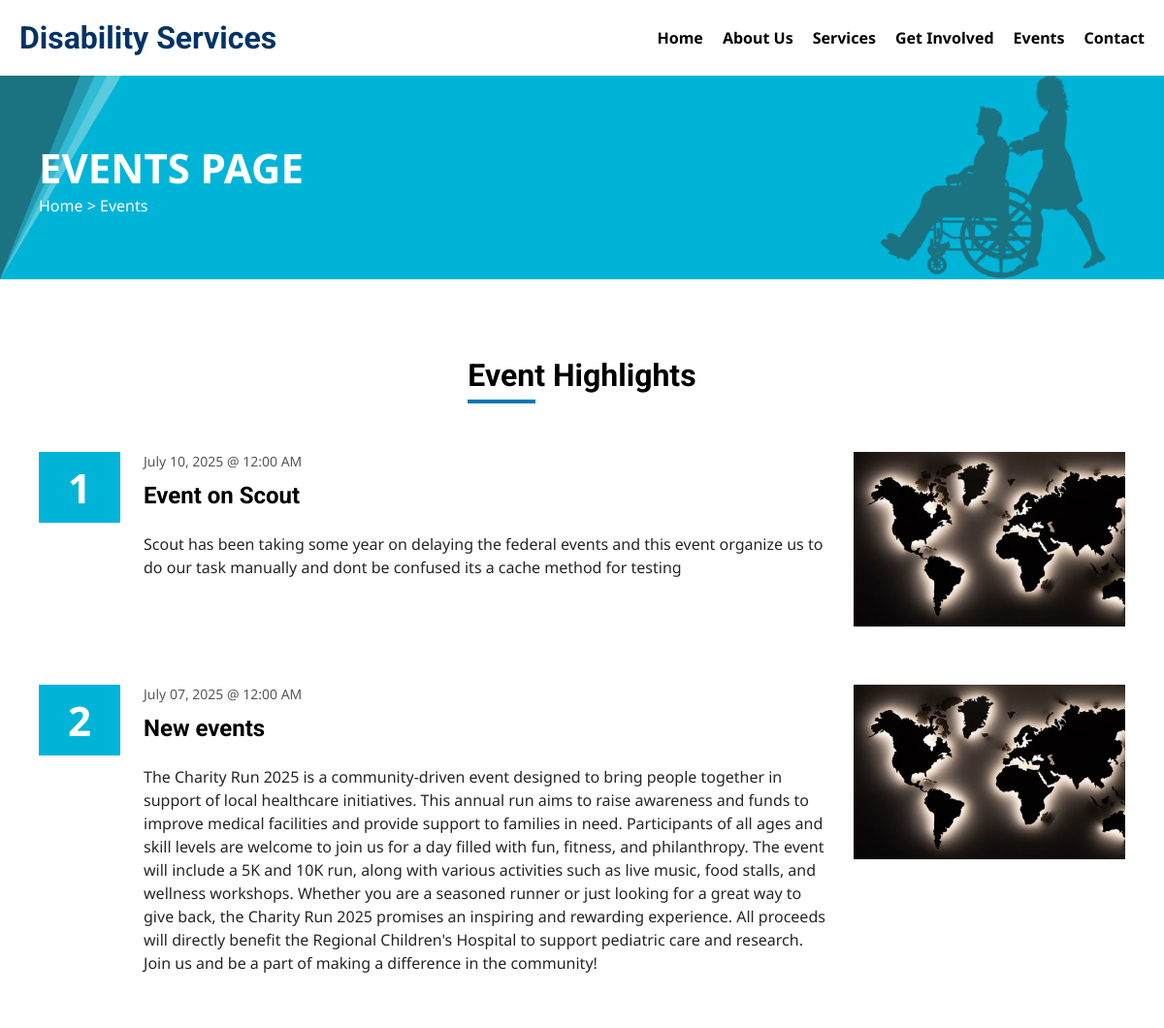
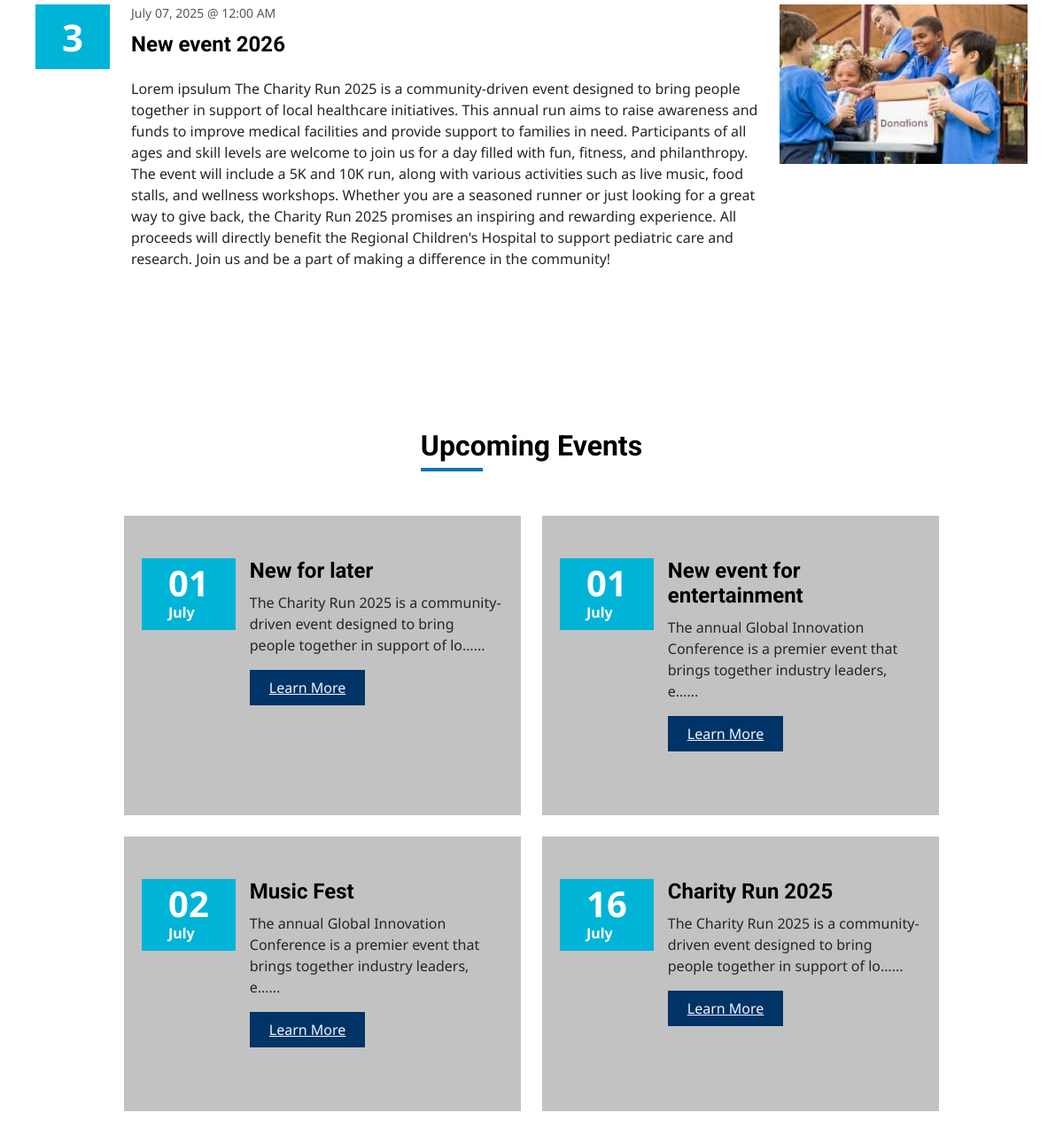
Screenshot of /events/ with the database file from the repository (2 pictures, top to bottom).
### contactapp/models.py (models this page shows, shortened)
class Event(models.Model):
    title = models.CharField(max_length=200)
    description = models.TextField()
    date = models.DateTimeField()
    image = models.ImageField(upload_to='events/')
    is_upcoming = models.BooleanField(default=True)

### contactapp/views.py (the view)
# urls.py: path('events/', event_view,name='events'),
@cache_page(60*5)
def event_view(request):
    past_events = Event.objects.filter(is_upcoming=False).order_by('-date')
    upcoming_events = Event.objects.filter(is_upcoming=True).order_by('date')
    context = {
        'past_events': past_events,
        'upcoming_events': upcoming_events,
    }
    return render(request, 'events.html', context)

### contactapp/templates/events.html (shortened to what this page needs)
{% load static %}
<!DOCTYPE html>
<html lang="en">
<head>
    <link rel="stylesheet" href="{% static 'css/events.css' %}" />
    <link rel="stylesheet" href="{% static 'css/index.css' %}" />
</head>
<body>
    <header class="header">
        <div class="logo">
            <a href="/">
                <h1>Disability Services</h1>
            </a>
        </div>
        <nav>
            <ul id="navLinks">
                <li><a href="{% url 'home' %}">Home</a></li>
                <li><a href="{% url 'aboutus' %}">About Us</a></li>
                <li><a href="{% url 'services' %}">Services</a></li>
                <li><a href="{% url 'getinvolved' %}">Get Involved</a></li>
                <li><a href="{% url 'events' %}">Events</a></li>
                <li><a href="{% url 'contact' %}">Contact</a></li>
            </ul>
        </nav>
    </header>
    <section class="page-navigation">
        <img src="{% static 'images/reactangle-design2.png' %}" class="page-navigation-bg" alt="" />
        <div class="container">
            <div class="page-navigation-content">
                <p class="page-name">Events Page</p>
                <p class="page-link"><a href="/">Home</a> &gt; Events</p>
            </div>
            <img class="wheelchair" src="{% static 'images/wheelchair-nurse2.png' %}" alt="Nurse" />
        </div>
    </section>
    <section class="events">
        <div class="container">
            <div class="section-title">
                <h2>Event Highlights</h2>
            </div>
            <div class="events-wrapper">
                {% for event in past_events %}
                <div class="events-box">
                    <div class="event-number">
                        <p>{{ forloop.counter }}</p>
                    </div>
                    <div>
                        <p class="event-date">{{ event.date|date:"F d, Y @ h:i A" }}</p>
                        <h3 class="event-title">{{ event.title }}</h3>
                        <p class="event-description">{{ event.description }}</p>
                    </div>
                    {% if event.image %}
                    <img class="event-image" src="{{ event.image.url }}" alt="{{ event.title }} Event image" />
                    {% endif %}
                </div>
                {% empty %}
                <p>No past events available.</p>
                {% endfor %}
            </div>
        </div>
    </section>
    <section class="upcoming-events">
        <div class="container">
            <div class="section-title">
                <h2>Upcoming Events</h2>
            </div>
            <div class="upcoming-events-wrapper">
                {% for event in upcoming_events %}
                <div class="upcoming-event">
                    <div class="upcoming-event-date">
                        <p>{{ event.date|date:"d" }}<br /><span>{{ event.date|date:"F" }}</span></p>
                    </div>
                    <div class="upcoming-event-details">
    <h3>{{ event.title }}</h3>
    <p class="event-description-short" id="short-{{ forloop.counter }}">
        {{ event.description|truncatechars:100 }}...
        <a href="javascript:void(0);" onclick="showFullDescription({{ forloop.counter }})">Learn More</a>
    </p>
</div>
                </div>
                {% empty %}
                <p>No upcoming events available.</p>
                {% endfor %}
            </div>
        </div>
    </section>
</body>
</html>

### static/css/events.css (style rules this page uses)
.events { padding: 0 0 120px; }
.events-box { display: flex; gap: 24px; margin-bottom: 60px; }
.event-number p { background: #00b4d8; color: white; font-size: 42px; font-weight: bolder; padding: 8px 30px; height: fit-content; width: fit-content; }
.event-date { font-size: 14px; color: #585858; margin-bottom: 12px; }
.event-title { font-weight: bold; font-size: 24px; margin-bottom: 24px; }
.event-description { color: #252525; line-height: 24px; }
.event-image { width: 280px; height: 180px; object-fit: cover; flex: 0 0 280px; }
.upcoming-events { padding: 0 0 120px; }
.upcoming-events-wrapper { display: flex; gap: 24px; justify-content: center; flex-wrap: wrap; }
.upcoming-event { width: 40%; display: flex; gap: 16px; padding: 48px 20px; background: #c2c2c2; align-items: flex-start; transition: 0.2s ease-in-out; }
.upcoming-event-date { color: #252525; line-height: 24px; }
.upcoming-event-date p { background: #00b4d8; color: white; font-size: 40px; font-weight: bolder; padding: 16px 30px 8px; height: fit-content; width: fit-content; }
.upcoming-event-date p span { font-size: 16px; }
.upcoming-event-details h3 { font-weight: bold; font-size: 24px; margin-bottom: 10px; }
.upcoming-event-details p { color: #252525; line-height: 24px; margin-bottom: 24px; }
.upcoming-event-details a { text-decoration: none; display: inline-block; background: #003366; color: white; padding: 8px 22px; }
.event-description-short a, .event-description-full a { display: block; margin-top: 16px; color: #003366; width: fit-content; text-decoration: underline; color: aliceblue; }

### static/css/index.css (style rules this page uses)
* { margin: 0; padding: 0; box-sizing: border-box; }
:root { --primary-color: #094d91; }
body { font-family: 'Noto Sans', sans-serif; color: black; }
h1, h2, h3, h4, h5, h6 { font-family: 'Roboto', sans-serif; }
.container { width: 100%; max-width: 1120px; margin: 0 auto; }
.page-navigation { background: #00b4d8; color: #fff; position: relative; height: 210px; margin-bottom: 80px; }
.page-navigation-bg { left: 0; top: 0; position: absolute; height: 100%; }
.page-navigation .container { height: 100%; position: relative; display: flex; flex-direction: column; justify-content: center; }
.page-navigation-content { position: relative; z-index: 2; }
.page-navigation img { height: 100%; width: auto; object-fit: contain; position: absolute; bottom: 0; right: 20px; z-index: 1; }
.page-navigation .page-name { font-size:42px ; font-weight: bold; text-transform: uppercase; }
.page-navigation a { text-decoration: none; color: #fff; transition: 0.2s ease-in-out; }
header { background-color: white; color: black; padding: 10px 0; display: flex; justify-content: space-between; align-items: center; padding: 20px; }
header .logo h1 { font-size: 2rem; color: #003366; }
header .logo a { text-decoration: none; }
nav ul { display: flex; list-style: none; gap: 20px; }
nav a { color: black; text-decoration: none; font-size: 1rem; font-weight: bold; transition: color 0.2s ease; position: relative; }
nav a::before { content: ''; position: absolute; bottom: -6px; left: 0; width: 0; height: 2px; background-color: #003366; transition: width 0.4s ease; }
.section-title { display: flex; justify-content: center; }
.section-title h2 { font-size: 32px; margin-bottom: 40px; position: relative; display: inline-block; padding-bottom: 20px; text-align: center; }
.section-title h2::before { content: ""; position: absolute; bottom: 10px; left: 0; width: 70px; height: 4px; background-color: #0077b6; }

### rows the page displays
Event: date "July 10, 2025 @ 12:00 AM", title "Event on Scout", description "Scout has been taking some year on delaying the federal events and this event organize us to do our task manually and dont be confused its a cache method for testing", image (picture)
Event: date "July 07, 2025 @ 12:00 AM", title "New events", description "The Charity Run 2025 is a community-driven event designed to bring people together in support of local healthcare initiatives. This annual run aims to raise awareness and funds to improve medical facilities and provide support to families in need. Participants of all ages and skill levels are welcome to join us for a day filled with fun, fitness, and philanthropy. The event will include a 5K and 10K run, along with various activities such as live music, food stalls, and wellness workshops. Whether you are a seasoned runner or just looking for a great way to give back, the Charity Run 2025 promises an inspiring and rewarding experience. All proceeds will directly benefit the Regional…", image (picture)
Event: date "July 07, 2025 @ 12:00 AM", title "New event 2026", description "Lorem ipsulum The Charity Run 2025 is a community-driven event designed to bring people together in support of local healthcare initiatives. This annual run aims to raise awareness and funds to improve medical facilities and provide support to families in need. Participants of all ages and skill levels are welcome to join us for a day filled with fun, fitness, and philanthropy. The event will include a 5K and 10K run, along with various activities such as live music, food stalls, and wellness workshops. Whether you are a seasoned runner or just looking for a great way to give back, the Charity Run 2025 promises an inspiring and rewarding experience. All proceeds will directly benefit the…", image (picture)
Event: date "01", date "July", title "New for later", description "The Charity Run 2025 is a community-driven event designed to bring people together in support of lo…"
Event: date "01", date "July", title "New event for entertainment", description "The annual Global Innovation Conference is a premier event that brings together industry leaders, e…"
Event: date "02", date "July", title "Music Fest", description "The annual Global Innovation Conference is a premier event that brings together industry leaders, e…"
Event: date "16", date "July", title "Charity Run 2025", description "The Charity Run 2025 is a community-driven event designed to bring people together in support of lo…"
